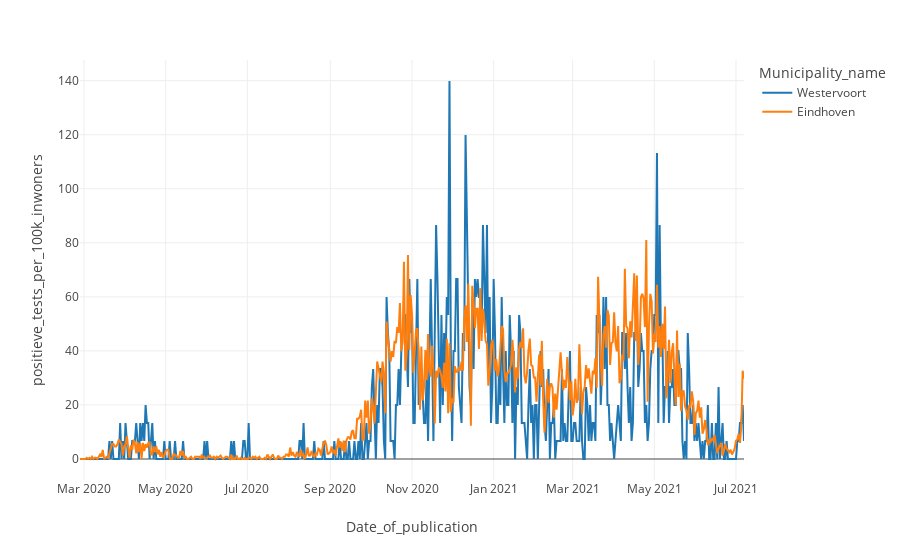

Notebook cell for this chart:
### Code cell
df_plot = df_data.reset_index().set_index(['Date_of_publication', 'Municipality_name'])
df_plot = df_data.loc[df_data['Municipality_name'].isin(interessante_gemeentes), ['positieve_tests_per_100k_inwoners', 'Municipality_name']].reset_index().drop_duplicates()

hover_data = {'Date_of_publication':False}

fig = px.line(df_plot, x="Date_of_publication", 
              y="positieve_tests_per_100k_inwoners", 
              color='Municipality_name', 
              hover_data=hover_data, 
              category_orders={'Municipality_name':interessante_gemeentes}, 
              template='none', )

fig.update_layout(hovermode='x unified')

fig.update_traces(hovertemplate='%{y}', mode="lines")

fig.show()

### Figure 1 — Plotly figure (JSON) as saved in the notebook; plotly's stock layout.template omitted (floating-point values rounded to 4 significant figures; data arrays with more than 128 entries replaced by an {"elided": "..."} marker saying what was removed)
{"data": [{"hovertemplate": "%{y}", "legendgroup": "Westervoort", "line": {"color": "#1F77B4", "dash": "solid"}, "mode": "lines", "name": "Westervoort", "orientation": "v", "showlegend": true, "type": "scatter", "x": {"elided": "497 str values"}, "xaxis": "x", "y": {"elided": "497 float values"}, "yaxis": "y"}, {"hovertemplate": "%{y}", "legendgroup": "Eindhoven", "line": {"color": "#FF7F0E", "dash": "solid"}, "mode": "lines", "name": "Eindhoven", "orientation": "v", "showlegend": true, "type": "scatter", "x": {"elided": "497 str values"}, "xaxis": "x", "y": {"elided": "497 float values"}, "yaxis": "y"}], "layout": {"autosize": true, "hovermode": "x unified", "legend": {"title": {"text": "Municipality_name"}, "tracegroupgap": 0}, "margin": {"t": 60}, "xaxis": {"anchor": "y", "autorange": true, "domain": [0, 1], "range": ["2020-02-27", "2021-07-07"], "title": {"text": "Date_of_publication"}, "type": "date"}, "yaxis": {"anchor": "x", "autorange": true, "domain": [0, 1], "range": [-7.771, 147.6], "title": {"text": "positieve_tests_per_100k_inwoners"}, "type": "linear"}}}
